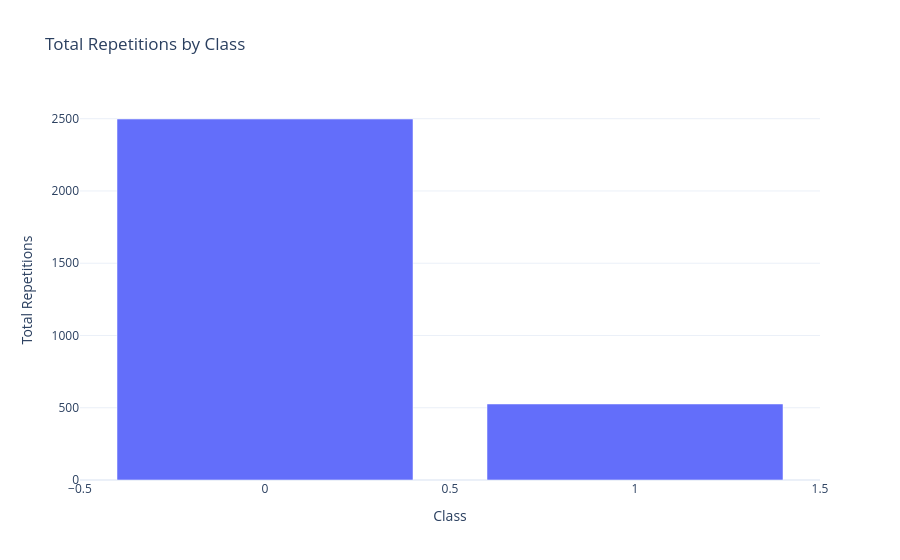

Notebook code for this chart:
### Markdown cell above
## Repetition analysis by class

### Code cell
# Group by 'class' and calculate the total and mean repetitions
class_repetition = df.groupby('class').size().reset_index(name='total_repetitions')
class_repetition['mean_repetition'] = df.groupby('class')['smiles'].apply(lambda x: x.value_counts().mean()).values

# Bar chart for repetitions by class
fig_class_rep = px.bar(
    class_repetition,
    x='class',
    y='total_repetitions',
    title='Total Repetitions by Class',
    labels={'total_repetitions': 'Total Repetitions', 'class': 'Class'},
    template='plotly_white',
)
fig_class_rep.update_layout(xaxis_title="Class", yaxis_title="Total Repetitions")
fig_class_rep.show()

# Print summary
print(class_repetition)

### Figure 1 — Plotly figure (JSON) as saved in the notebook; plotly's stock layout.template omitted (floating-point values rounded to 4 significant figures)
{"data": [{"alignmentgroup": "True", "hovertemplate": "Class=%{x}<br>Total Repetitions=%{y}<extra></extra>", "legendgroup": "", "marker": {"color": "#636efa", "pattern": {"shape": ""}}, "name": "", "offsetgroup": "", "orientation": "v", "showlegend": false, "textposition": "auto", "type": "bar", "x": [0, 1], "xaxis": "x", "y": [2498, 526], "yaxis": "y"}], "layout": {"autosize": true, "barmode": "relative", "legend": {"tracegroupgap": 0}, "title": {"text": "Total Repetitions by Class"}, "xaxis": {"anchor": "y", "autorange": true, "domain": [0, 1], "range": [-0.5, 1.5], "title": {"text": "Class"}, "type": "linear"}, "yaxis": {"anchor": "x", "autorange": true, "domain": [0, 1], "range": [0, 2629.0], "title": {"text": "Total Repetitions"}, "type": "linear"}}}
